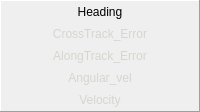
         <widget class="QFrame" name="frame_2">
          <property name="styleSheet">
           <string notr="true">*{
	color: rgb(211, 215, 207);
}
QPushButton#Heading_btn{
	color: rgb(0, 0, 0);
}</string>
          </property>
          <property name="frameShape">
           <enum>QFrame::Panel</enum>
          </property>
          <property name="frameShadow">
           <enum>QFrame::Raised</enum>
          </property>
          <layout class="QVBoxLayout" name="verticalLayout_29">
           <property name="spacing">
            <number>0</number>
           </property>
           <property name="leftMargin">
            <number>0</number>
           </property>
           <property name="topMargin">
            <number>0</number>
           </property>
           <property name="rightMargin">
            <number>0</number>
           </property>
           <property name="bottomMargin">
            <number>0</number>
           </property>
           <item>
            <widget class="QPushButton" name="Heading_btn">
             <property name="maximumSize">
              <size>
               <width>16777215</width>
               <height>50</height>
              </size>
             </property>
             <property name="text">
              <string>Heading</string>
             </property>
             <property name="default">
              <bool>false</bool>
             </property>
             <property name="flat">
              <bool>true</bool>
             </property>
            </widget>
           </item>
           <item>
            <widget class="QPushButton" name="CTE_btn">
             <property name="maximumSize">
              <size>
               <width>16777215</width>
               <height>50</height>
              </size>
             </property>
             <property name="text">
              <string>CrossTrack_Error</string>
             </property>
             <property name="flat">
              <bool>true</bool>
             </property>
            </widget>
           </item>
           <item>
            <widget class="QPushButton" name="ATE_btn">
             <property name="maximumSize">
              <size>
               <width>16777215</width>
               <height>50</height>
              </size>
             </property>
             <property name="text">
              <string>AlongTrack_Error</string>
             </property>
             <property name="flat">
              <bool>true</bool>
             </property>
            </widget>
           </item>
           <item>
            <widget class="QPushButton" name="Velleft_btn">
             <property name="maximumSize">
              <size>
               <width>16777215</width>
               <height>50</height>
              </size>
             </property>
             <property name="text">
              <string>Angular_vel</string>
             </property>
             <property name="flat">
              <bool>true</bool>
             </property>
            </widget>
           </item>
           <item>
            <widget class="QPushButton" name="Vel_btn">
             <property name="maximumSize">
              <size>
               <width>16777215</width>
               <height>50</height>
              </size>
             </property>
             <property name="text">
              <string>Velocity</string>
             </property>
             <property name="flat">
              <bool>true</bool>
             </property>
            </widget>
           </item>
          </layout>
         </widget>
